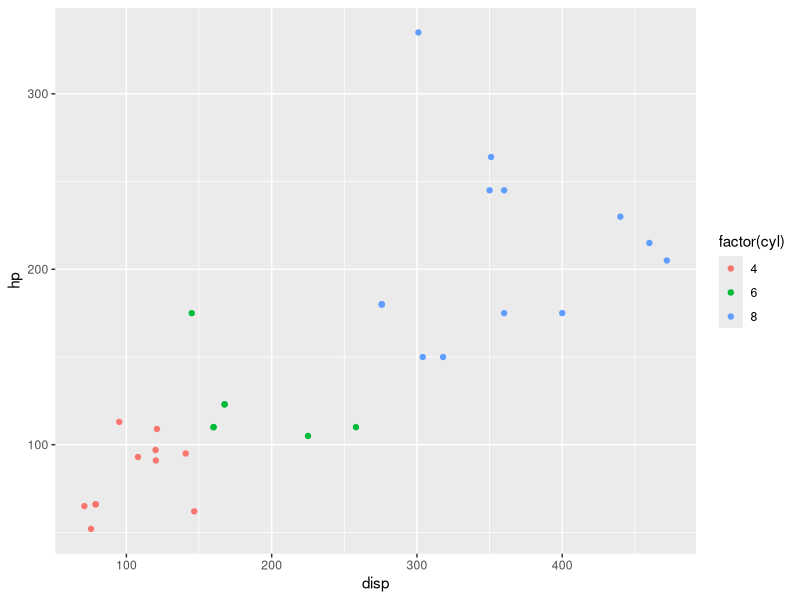
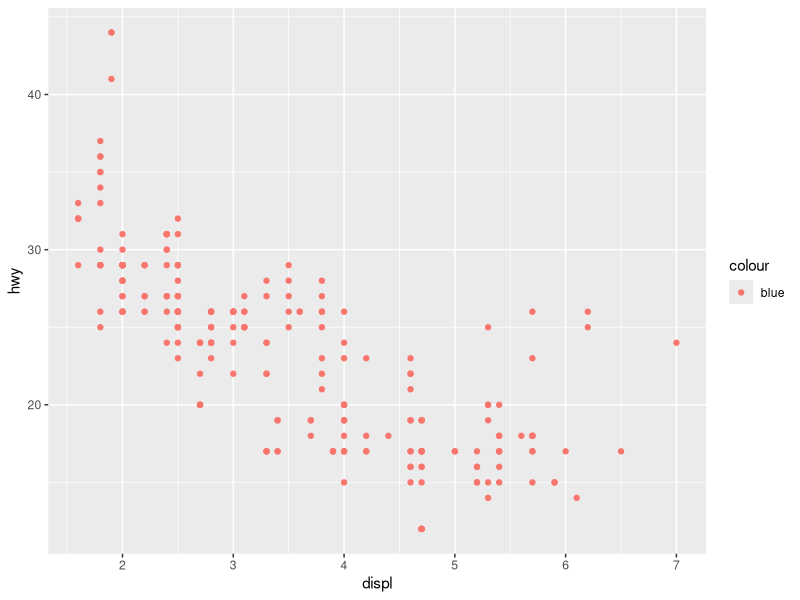
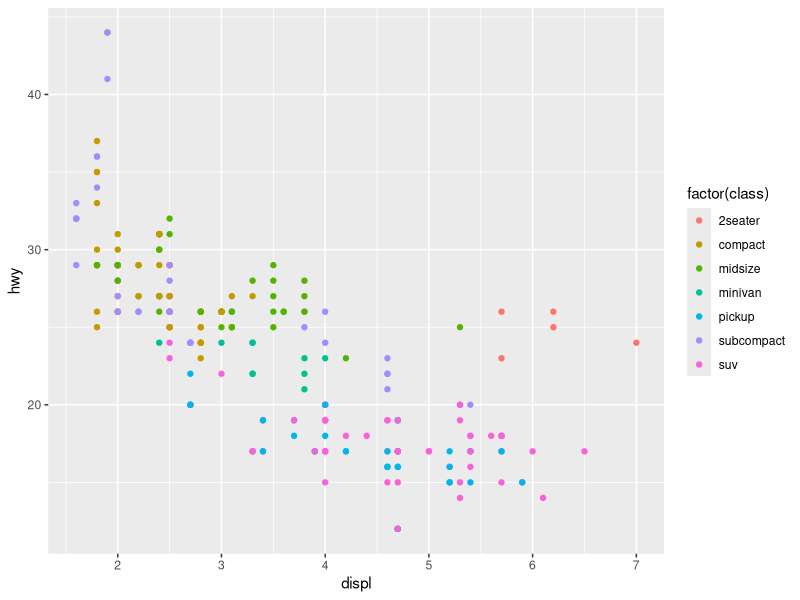

Write the R code that produced these figures, in order.
## ---- chunk 1
library(tidyverse)
## ---- chunk 2
ggplot(mtcars) +
  geom_point(aes(x = disp, y = hp, colour = factor(cyl)))
## ---- chunk 3
ggplot(mpg) +
  geom_point(aes(x = displ, y = hwy, colour = 'blue'))
## ---- chunk 4
ggplot(mpg) +
  geom_point(aes(x = displ, y = hwy, colour = factor(class)))
